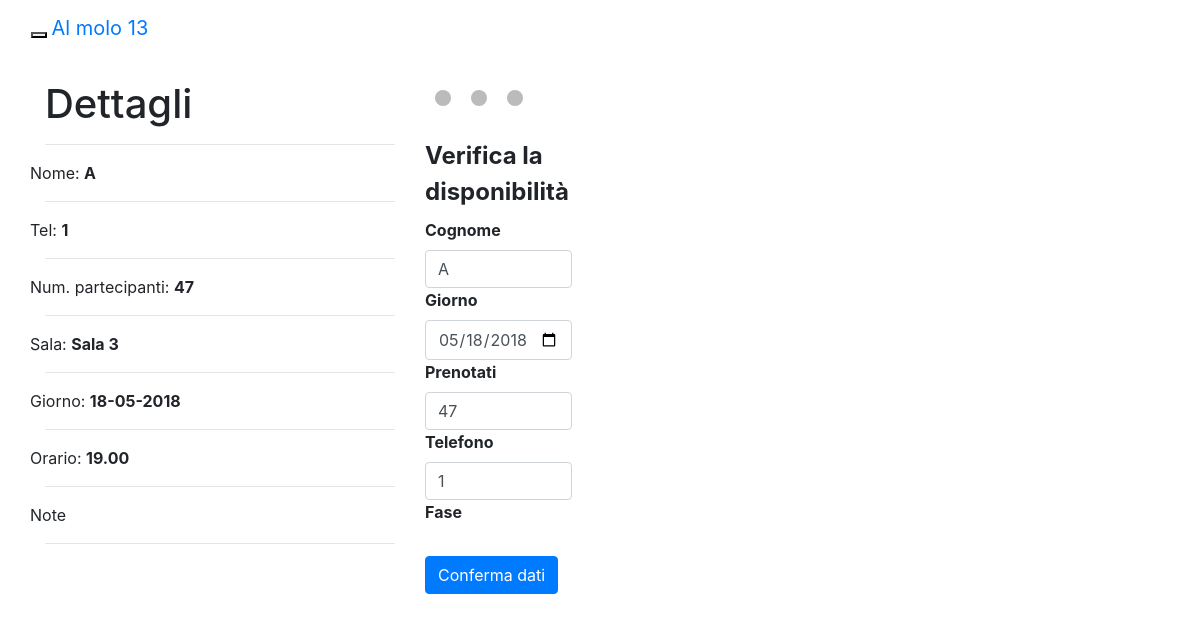
Screenshot of /forms/ModificaPrenotazione.php?msg=1&t=n (signed in) with the database file from the repository.
### tables this page shows
CREATE TABLE `prenotazioni` (
  `id_prenotazione` int(11) NOT NULL,
  `cliente` varchar(50) NOT NULL,
  `tel` varchar(10) NOT NULL,
  `num_partecipanti` int(11) NOT NULL,
  `giorno` varchar(10) NOT NULL,
  `orario` varchar(15) NOT NULL,
  `id_sala` int(11) NOT NULL,
  `id_stagione` int(11) NOT NULL,
  `id_fase` int(11) NOT NULL,
  `note_prenotazione` text NOT NULL,
  `scadenza` int(11) NOT NULL,
  `arrivo` int(11) NOT NULL,
  `chiusura` int(11) NOT NULL
);

CREATE TABLE `sale` (
  `id_sala` int(11) NOT NULL,
  `Nome_sala` varchar(20) NOT NULL,
  `Numero_posti_prenotabili` int(11) NOT NULL
);

### forms/ModificaPrenotazione.php (the view, shortened to what this page needs)
<?php
if(!isset($_COOKIE["login"])) {
    echo '<script> window.location.href= "http://prenotazioni.ristorante-almolo13.com/index.php";</script>';
    exit();
}
else {
    if (isset($_GET["msg"])) {
        $idImportante = $_GET["msg"];
        $host = "localhost";
        $user = "ristoran_pren";
        $pass = "szc[yPA-hIhB";
        $dbname = "ristoran_prenotazioni";
        $connessione = new mysqli($host, $user, $pass, $dbname);
        if ($_GET["t"] == "r")
            $query = "SELECT * FROM prenotazionidarevisionare LEFT JOIN sale on prenotazionidarevisionare.id_sala = sale.id_sala WHERE id_prenotazione = $idImportante;";
        else if ($_GET["t"] == "n")
            $query = "SELECT * FROM prenotazioni LEFT JOIN sale on prenotazioni.id_sala = sale.id_sala WHERE id_prenotazione = $idImportante;";
        else {
            echo "<br>ErrBadTypeEditOrder";
            exit(-2);
        }
        $result = $connessione->query($query);
        if ($result) {
            $row = $result->fetch_assoc();
            $nome = $row["cliente"];
            $tel = $row["tel"];
            $partecipanti = $row["num_partecipanti"];
            $giornata = date("Y-m-d", strtotime($row["giorno"]));
        }
    } else
        exit(-1);
    ?>
    <?php include '../menu.php'; ?>
    <div class="container">
        <div class="row">
            <div class="col-md-4"> <?php include "Listino.php"; ?> </div>
            <div class="col-md-1"><br></div>
            <div class="col-md-7">
                <form method='POST' id="formPrenotazione" class='form' action="../codici/update/updatePrenotazione.php"
                      style='background-color: white; height: calc(100% - 52px); '>
                    <div class="form-group">
                        <div class="text-center">
                            <ul class="pagination">
                                <li class="std" id="l1"><a class="dot"></a></li>
                                <li class="std" id="l2"><a class="dot"></a></li>
                                <li class="std" id="l3"><a class="dot"></a></li>
                            </ul>
                        </div>
                        <div class='verifica form-group' id='verify'>
                            <fieldset>
                                <div class="col-xs-12">
                                    <legend>Verifica la disponibilit&agrave;</legend>
                                </div>
                                <div class="col-xs-6">
                                    <label>Cognome</label>
                                    <input type="text" name="nome" class="form-control" id="nome"
                                        <?php echo "value = '" . $nome . "' "; ?>
                                           placeholder="Cognome">
                                </div>
                                <div class="col-xs-6">
                                    <label>Giorno</label>
                                    <input type="date" onchange="ricercaFasiDisponibili();" name="data"
                                           class="form-control" id="data"
                                        <?php if (isset($giornata)) echo "value = '" . $giornata . "' "; ?> >
                                </div>
                                <div class="col-xs-2">
                                    <a data-toggle="tooltip" title="Definisci il numero di partecipanti">
                                        <label>Prenotati</label>
                                    </a>
                                    <input type="number" min="1" name="num_persone" class="form-control" id="numero"
                                        <?php echo "value = '" . $partecipanti . "' "; ?>
                                           placeholder="Numero">
                                </div>
                                <div class="col-xs-5">
                                    <label>Telefono</label>
                                    <input type="text" name="tel" class="form-control" id="tel"
                                        <?php echo "value = '" . $tel . "' "; ?>
                                           placeholder="Telefono">
                                </div>
                                <div class="col-xs-5">
                                    <label for="fase">Fase</label>
                                </div>
                            </fieldset>
                            <br>
                            <div class="col-xs-12">
                                <button onclick="fase2();" class="btn btn-primary" type="button" id="verifyButton">
                                    Conferma dati
                                </button>
                            </div>
                            <br>
                        </div>
                    </div>
                </form>
            </div>
        </div>
    </div>
    <?php
}
?>

### forms/Listino.php (shortened to what this page needs)
<?php
if(!isset($_COOKIE["login"])) {
    echo '<script> window.location.href= "http://prenotazioni.ristorante-almolo13.com/index.php";</script>';
    exit();
}
else {
    if (isset($_GET["msg"])) {
        $idImportante = $_GET["msg"];
        $host = "localhost";
        $user = "ristoran_pren";
        $pass = "szc[yPA-hIhB";
        $dbname = "ristoran_prenotazioni";
        $connessione = new mysqli($host, $user, $pass, $dbname);
        if (isset($_GET["t"])) {
            if ($_GET["t"] == "r")
                $query = "SELECT * FROM prenotazionidarevisionare LEFT JOIN sale on prenotazionidarevisionare.id_sala = sale.id_sala WHERE id_prenotazione = $idImportante;";
            else if ($_GET["t"] == "n")
                $query = "SELECT * FROM prenotazioni LEFT JOIN sale on prenotazioni.id_sala = sale.id_sala WHERE id_prenotazione = $idImportante;";
            else {
                echo "<br>ErrBadTypeEditOrder";
                exit(-2);
            }
            $result = $connessione->query($query);
            $num = $result->num_rows;
            if ($num == 1) {
                $row = $result->fetch_assoc();
                $nome1 = $row["cliente"];
                $tel1 = $row["tel"];
                $note1 = $row["note_prenotazione"];
                $partecipanti1 = $row["num_partecipanti"];
                if (isset($row["Nome_sala"]))
                    $sala1 = $row["Nome_sala"];
                else
                    $sala1 = "x";
                $giorno1 = date("d-m-Y", strtotime($row["giorno"]));
                $orario1 = $row["orario"];
            } else {
                echo "<br>ErrMssMtchOrder";
                exit(-2);
            }
        } else {
            echo "<br>ErrMssTypeEditOrder";
            exit(-2);
        }
    } else
        exit(-1);
    ?>
    <br>
    <h1>Dettagli</h1>
    <hr>
    <div class="row">
        <div class="col-xs-12">Nome: <strong><?php echo $nome1; ?></strong></div>
    </div>
    <hr>
    <div class="row">
        <div class="col-xs-12">Tel: <strong><?php echo $tel1; ?></strong></div>
    </div>
    <hr>
    <div class="row">
        <div class="col-xs-12">Num. partecipanti: <strong><?php echo $partecipanti1; ?></strong></div>
    </div>
    <hr>
    <div class="row">
        <div class="col-xs-12">Sala: <strong><?php echo $sala1; ?></strong></div>
    </div>
    <hr>
    <div class="row">
        <div class="col-xs-12">Giorno: <strong><?php echo $giorno1; ?></strong></div>
    </div>
    <hr>
    <div class="row">
        <div class="col-xs-12">Orario: <strong><?php echo $orario1; ?></strong></div>
    </div>
    <hr>
    <div class="row">
        <div class="col-xs-12">Note<br><strong><?php echo $note1; ?></div>
    </div>
    <hr>
    <?php
}
?>

### forms/ModificaPrenotazione.php (style rules this page uses)
.dot { height: 16px !important; width: 16px !important; padding: 0px !important; background-color: #bbb; border-radius: 50% !important; display: inline-block; margin: 10px; transition-duration: 0.4s; }

### menu.php (style rules this page uses)
.btn { margin-bottom: 10px; }

### rows the page displays
prenotazioni: cliente "A", tel "1", num_partecipanti "47", id_sala.Nome_sala "Sala 3", giorno "18-05-2018", orario "19.00", nome "A", data "05/18/2018", num_persone "47"
